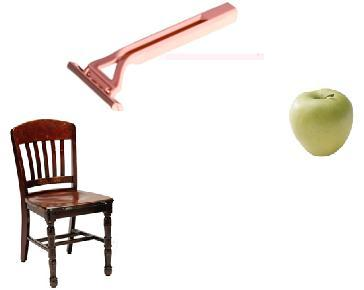
#> input picture Trabajos/Vision artificial/Tarea 4/Codigo de ayuda/objetos.jpg, 364 x 290 px, found by its file name
$ python Mover.py
#> lines starting #> are read from the running program, lines starting #| are printed output that depends on the picture; after the words box and inside, x2 and y2 are one past the last pixel; in counts of white or black regions, pixels touching at a corner belong together
### Trabajos/Vision artificial/Tarea 4/Codigo de ayuda/matlab_functions.py
import numpy as np

def bwareaopen(imgBin, small_area):

    num_fil = imgBin.shape[0]
    num_col = imgBin.shape[1]

    imgLabel = np.zeros((num_fil,num_col), dtype = int)
    imgBinFiltered = imgBin.copy()

    object_index = 0
    col_actual = 0
    area = np.array([])

    while col_actual <= num_col:
        object = np.zeros((1, 2), int)
        temp = np.zeros((1, 2), int)

        flag = False
        for col in range (col_actual, num_col):
            for fil in range (0, num_fil):

                if imgBin[fil,col] == 0:
                        object_index += 1
                        object[0,:] = [fil,col]
                        imgBin[fil,col] = 1
                        flag = True
                        col_actual = col
                        break
            if flag == True: break

        if flag == False: col_actual = num_col + 1
        k = 0

        while k < len(object) and flag == True:
            if object[k,0] > 0 and object[k,1] > 0:
                if imgBin[object[k,0] - 1, object[k,1] - 1] == 0:
                    temp[0,:] = [object[k,0] - 1, object[k,1] - 1]
                    object = np.append(object, temp, axis = 0)
                    imgBin[object[k,0] - 1, object[k,1] - 1] = 1
            if object[k,0] > 0:
                if imgBin[object[k,0] - 1, object[k,1]    ] == 0:
                    temp[0,:] = [object[k,0] - 1, object[k,1] ]
                    object = np.append(object, temp, axis = 0)
                    imgBin[object[k,0] - 1, object[k,1]    ] = 1
            if object[k,0] > 0 and object[k,1] < num_col - 1:
                if imgBin[object[k,0] - 1, object[k,1] + 1] == 0:
                    temp[0,:] = [object[k,0] - 1, object[k,1] + 1]
                    object = np.append(object, temp, axis = 0)
                    imgBin[object[k,0] - 1, object[k,1] + 1] = 1
            if object[k,1] > 0:
                if imgBin[object[k,0]    , object[k,1] - 1] == 0:
                    temp[0,:] = [object[k,0] , object[k,1] - 1]
                    object = np.append(object, temp, axis = 0)
                    imgBin[object[k,0]    , object[k,1] - 1] = 1
            if object[k,1] < num_col - 1:
                if imgBin[object[k,0]    , object[k,1] + 1] == 0:
                    temp[0,:] = [object[k,0] , object[k,1] + 1]
                    object = np.append(object, temp, axis = 0)
                    imgBin[object[k,0]    , object[k,1] + 1] = 1
            if object[k,0] < num_fil - 1 and object[k,1] > 0:
                if imgBin[object[k,0] + 1, object[k,1] - 1] == 0:
                    temp[0,:] = [object[k,0] + 1, object[k,1] - 1]
                    object = np.append(object, temp, axis = 0)
                    imgBin[object[k,0] + 1, object[k,1] - 1] = 1
            if object[k,0] < num_fil - 1:
                if imgBin[object[k,0] + 1, object[k,1]    ] == 0:
                    temp[0,:] = [object[k,0] + 1, object[k,1]]
                    object = np.append(object, temp, axis = 0)
                    imgBin[object[k,0] + 1, object[k,1]    ] = 1
            if object[k,0] < num_fil - 1 and object[k,1] < num_col - 1:
                if imgBin[object[k,0] + 1, object[k,1] + 1] == 0:
                    temp[0,:] = [object[k,0] + 1, object[k,1] + 1]
                    object = np.append(object, temp, axis = 0)
                    imgBin[object[k,0] + 1, object[k,1] + 1] = 1
            k += 1
        if flag == True:
            area = np.append(area, 0)
            for i in range(len(object)):
                imgLabel[object[i,0], object[i,1]] = object_index
                area[object_index - 1] += 1

    for fil in range (num_fil):
        for col in range (num_col):
            if area[imgLabel[fil,col] - 1] < small_area: imgBinFiltered[fil,col] = 1

    return imgBinFiltered


def bwlabel(imgBin):

    num_fil = imgBin.shape[0]
    num_col = imgBin.shape[1]

    imgLabel = np.zeros((num_fil,num_col), dtype = int)

    object_index = 0
    col_actual = 0

    while col_actual <= num_col:
        object = np.zeros((1, 2), int)
        temp = np.zeros((1, 2), int)

        flag = False
        for col in range (col_actual, num_col):
            for fil in range (0, num_fil):

                if imgBin[fil,col] == 0:
                        object_index += 1
                        object[0,:] = [fil,col]
                        imgBin[fil,col] = 1
                        flag = True
                        col_actual = col
                        break
            if flag == True: break

        if flag == False: col_actual = num_col + 1
        k = 0

        while k < len(object) and flag == True:
            if object[k,0] > 0 and object[k,1] > 0:
                if imgBin[object[k,0] - 1, object[k,1] - 1] == 0:
                    temp[0,:] = [object[k,0] - 1, object[k,1] - 1]
                    object = np.append(object, temp, axis = 0)
                    imgBin[object[k,0] - 1, object[k,1] - 1] = 1
            if object[k,0] > 0:
                if imgBin[object[k,0] - 1, object[k,1]    ] == 0:
                    temp[0,:] = [object[k,0] - 1, object[k,1] ]
                    object = np.append(object, temp, axis = 0)
                    imgBin[object[k,0] - 1, object[k,1]    ] = 1
            if object[k,0] > 0 and object[k,1] < num_col - 1:
                if imgBin[object[k,0] - 1, object[k,1] + 1] == 0:
                    temp[0,:] = [object[k,0] - 1, object[k,1] + 1]
                    object = np.append(object, temp, axis = 0)
                    imgBin[object[k,0] - 1, object[k,1] + 1] = 1
            if object[k,1] > 0:
                if imgBin[object[k,0]    , object[k,1] - 1] == 0:
                    temp[0,:] = [object[k,0] , object[k,1] - 1]
                    object = np.append(object, temp, axis = 0)
                    imgBin[object[k,0]    , object[k,1] - 1] = 1
            if object[k,1] < num_col - 1:
                if imgBin[object[k,0]    , object[k,1] + 1] == 0:
                    temp[0,:] = [object[k,0] , object[k,1] + 1]
                    object = np.append(object, temp, axis = 0)
                    imgBin[object[k,0]    , object[k,1] + 1] = 1
            if object[k,0] < num_fil - 1 and object[k,1] > 0:
                if imgBin[object[k,0] + 1, object[k,1] - 1] == 0:
                    temp[0,:] = [object[k,0] + 1, object[k,1] - 1]
                    object = np.append(object, temp, axis = 0)
                    imgBin[object[k,0] + 1, object[k,1] - 1] = 1
            if object[k,0] < num_fil - 1:
                if imgBin[object[k,0] + 1, object[k,1]    ] == 0:
                    temp[0,:] = [object[k,0] + 1, object[k,1]]
                    object = np.append(object, temp, axis = 0)
                    imgBin[object[k,0] + 1, object[k,1]    ] = 1
            if object[k,0] < num_fil - 1 and object[k,1] < num_col - 1:
                if imgBin[object[k,0] + 1, object[k,1] + 1] == 0:
                    temp[0,:] = [object[k,0] + 1, object[k,1] + 1]
                    object = np.append(object, temp, axis = 0)
                    imgBin[object[k,0] + 1, object[k,1] + 1] = 1
            k += 1
        if flag == True:
            for i in range(len(object)):
                imgLabel[object[i,0], object[i,1]] = object_index

    return imgLabel

### Trabajos/Vision artificial/Tarea 4/Codigo de ayuda/Mover.py
import numpy as np
import cv2 as cv
import os
from matlab_functions import bwareaopen, bwlabel

A = cv.imread(os.path.dirname(__file__) + '\objetos.jpg')
#> A is the input picture: shape (290, 364, 3); mean B, G, R 230.8, 234, 238.6
Agris = cv.cvtColor(A, cv.COLOR_BGR2GRAY)
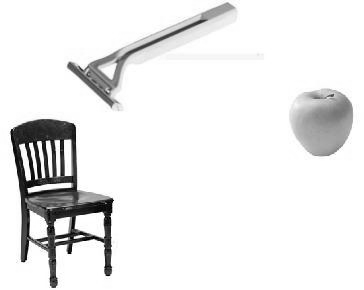
#> Agris: shape (290, 364); min 0, max 255, mean 235

# Especifica valor de umbral
umbral = 240

# Magnitud del movimiento
X = 10

# Selección de objeto
objeto = 1

#Transforma a Imagen Binaria utilizando el umbral
ret1, Abin = cv.threshold(Agris,umbral,1,0)
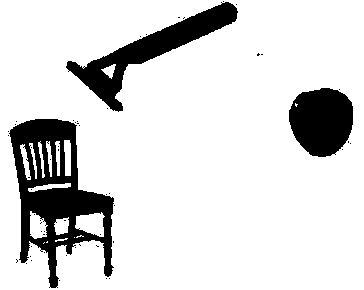
#> Abin: shape (290, 364); values 0 (black) and 1 (white), 85% white; 56 black regions (53 under 20 px), largest, box (x1, y1, x2, y2) and area: (9, 119, 114, 288) 7801, (66, 2, 238, 112) 4448, (289, 88, 353, 157) 3461
#> ret1 = 240

#Filtra Imagen
Abin = bwareaopen(Abin,50)
#> after the loop in bwareaopen, `while col_actual <= num_col:`: imgBin: shape (290, 364); every value is 1
#> after the loop in bwareaopen, `while col_actual <= num_col:`:
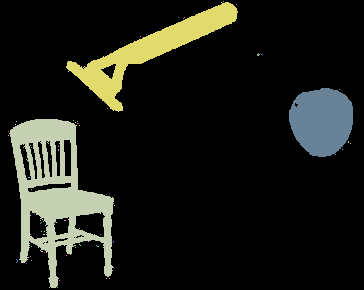
#> imgLabel: shape (290, 364) int64; 57 distinct labels, from 0 to 56; one colour per label, 0 black
Abin = 1 - Abin
#Filtra Negativo de la Imagen
Abin = bwareaopen(Abin,50)
#> call 2 of bwareaopen, with small_area = 50
#> after the loop in bwareaopen (call 2), `while col_actual <= num_col:`:
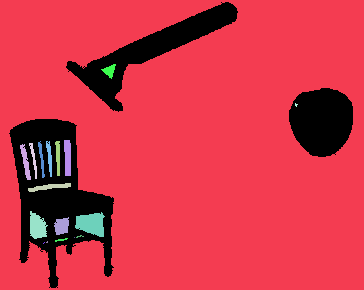
#> imgLabel: shape (290, 364) int64; 19 distinct labels, from 0 to 18; one colour per label, 0 black
#> after the loop in bwareaopen (call 2), `for fil in range (num_fil):`: imgBinFiltered: shape (290, 364); values 0 (black) and 1 (white), 14.9% white; 3 white regions, box (x1, y1, x2, y2) and area: (9, 119, 114, 288) 7840, (66, 2, 238, 112) 4448, (289, 88, 353, 157) 3468
Abin = 1-Abin
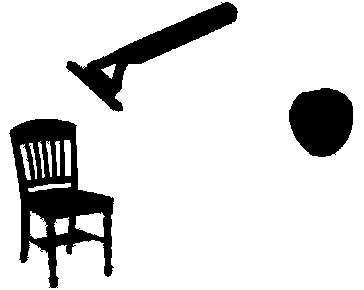
#> Abin: shape (290, 364); values 0 (black) and 1 (white), 85.1% white; 3 black regions, box (x1, y1, x2, y2) and area: (9, 119, 114, 288) 7840, (66, 2, 238, 112) 4448, (289, 88, 353, 157) 3468

#Calcula dimensión de matriz de imagen
s = Abin.shape
#> s = (290, 364)

# Etiqueta objetos
Aetiq = bwlabel(Abin)
#> after the loop in bwlabel, `while col_actual <= num_col:`:
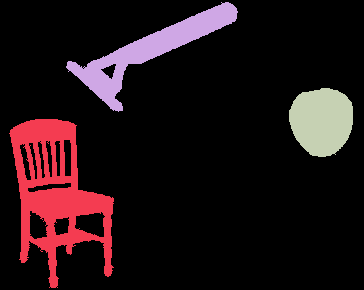
#> imgLabel: shape (290, 364) int64; 4 distinct labels, from 0 to 3; one colour per label, 0 black

#Matriz con coordenadas (fil,col) de bordes
Bordes= np.zeros((1, 2), int)
temp = np.zeros((1, 2), int)

indice = 0

# Barrido de la Matriz

for fil in range (1, s[0] - 1):
    for col in range (1, s[1] - 1):
        # Busca Bordes Verticalmente
        if Aetiq[fil,col] == objeto and (Aetiq[fil - 1, col] == 0 or Aetiq[fil + 1, col] == 0):
           Bordes[indice, :] = [fil, col]
           Bordes = np.append(Bordes, temp, axis = 0)
           indice += 1

        # Busca Bordes Horizontalmente
        if Aetiq[fil,col] == objeto and (Aetiq[fil,col - 1] == 0 or Aetiq[fil,col + 1] == 0):
           Bordes[indice, :] = [fil, col]
           Bordes = np.append(Bordes, temp, axis = 0)
           indice += 1
#> after the loop, indice = 1679

Bordes = np.delete(Bordes, indice, 0)

while True:

    Abordes = np.zeros((s[0], s[1]), dtype = 'uint8')

    # Creación de Matriz de Bordes
    for i in range(len(Bordes[:,0])):
        Abordes[Bordes[i,0], Bordes[i,1]] = 1
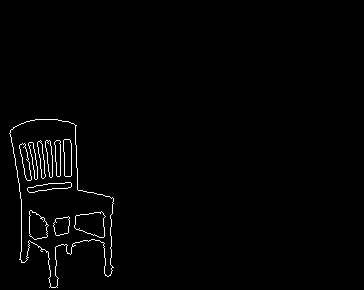
#> Abordes: shape (290, 364); values 0 (black) and 1 (white), 1.3% white in thin lines or dots, all inside (x1, y1, x2, y2) = (9, 119, 114, 288)

   # Actualiza imagen
    cv.imshow("Objeto movil", 255*Abordes)
    cv.setWindowProperty("Objeto movil", cv.WND_PROP_TOPMOST, 1)
    cv.waitKey(1)

    direccion = int(input('En qué dirección desea mover el objeto: \n 1 = Arriba \n 2 = Abajo \n 3 = Izquierda \n 4 = Derecha \n 5 = Detener \n'))
#> the answer given: 1
#> the answer given: 1
#> the answer given: 1
#> the answer given: 1
#> the answer given: 1
#> the answer given: 1
    os.system('cls')

    # Ejecuta el movimiento
    if direccion == 1: Bordes[:,0] = Bordes[:,0] - X
    if direccion == 2: Bordes[:,0] = Bordes[:,0] + X
    if direccion == 3: Bordes[:,1] = Bordes[:,1] - X
    if direccion == 4: Bordes[:,1] = Bordes[:,1] + X
    if direccion == 5: break


    #Impide que el objeto se 'salga' de la matriz de imagen
    for k in range(len(Bordes[:,0])):
        if Bordes[k,1] < 0: Bordes[:,1] = Bordes[:,1] + X
        if Bordes[k,1] >= s[1]: Bordes[:,1] = Bordes[:,1] - X
        if Bordes[k,0] < 0: Bordes[:,0] = Bordes[:,0] + X
        if Bordes[k,0] >= s[0]: Bordes[:,0] = Bordes[:,0] - X

$ run again, with Trabajos/Vision artificial/Tarea 4/Codigo de ayuda/figuras.jpg copied over Trabajos/Vision artificial/Tarea 4/Codigo de ayuda/objetos.jpg
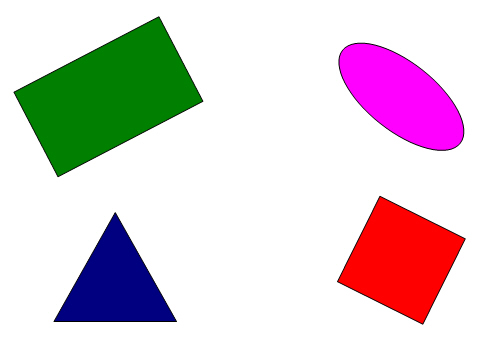
#> input picture Trabajos/Vision artificial/Tarea 4/Codigo de ayuda/figuras.jpg, 493 x 338 px, found by its file name
#> A is the input picture: shape (338, 493, 3); mean B, G, R 210.7, 205.4, 219.4
#> `ret1, Abin = cv.threshold(Agris,umbral,1,0)`:
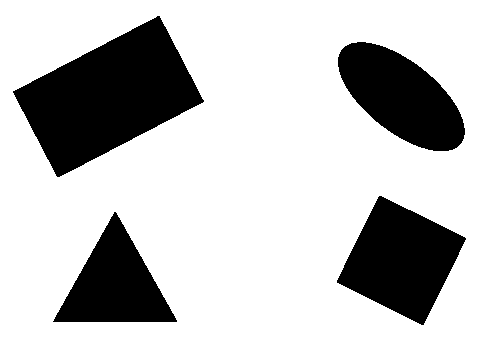
#> Abin: shape (338, 493); values 0 (black) and 1 (white), 75.5% white; 4 black regions, box (x1, y1, x2, y2) and area: (13, 16, 204, 177) 16051, (337, 196, 466, 325) 9473, (338, 42, 465, 151) 8333, (53, 212, 177, 322) 6956
#> ret1 = 240
#> after the loop `for i in range(len(Bordes[:,0])):`:
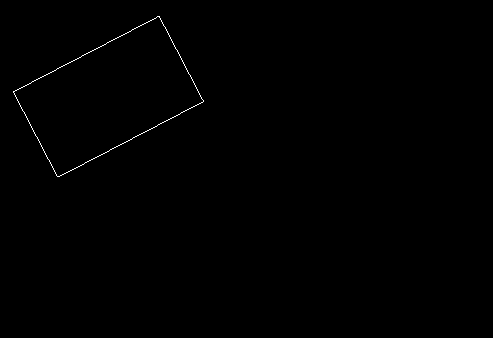
#> Abordes: shape (338, 493); values 0 (black) and 1 (white), 0.28% white in thin lines or dots, all inside (x1, y1, x2, y2) = (13, 16, 204, 177)
